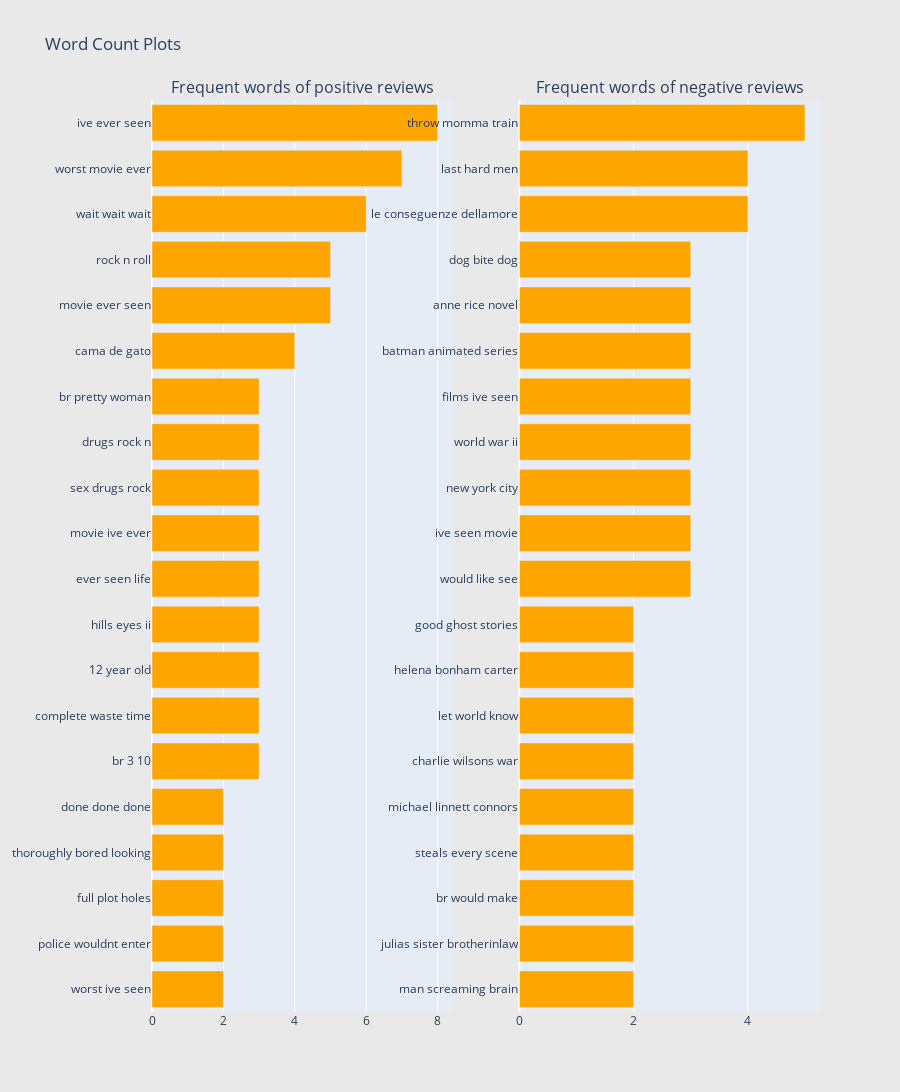

The code cell stored with this chart in its notebook:
### Code cell
#Apply Gram Analysis
train_df_zero=count_bad['review']
train_df_ones=count_good['review']
print("Tri-gram analysis")
freq_train_df_zero=create_dict(train_df_zero[:200],3)
#print(freq_train_df_zero)
trace_zero=create_new_df(freq_train_df_zero)
freq_train_df_ones=create_dict(train_df_ones[:200],3)
#print(freq_train_df_zero)
trace_ones=create_new_df(freq_train_df_ones)
plot_grams(trace_zero,trace_ones)

### Figure 1 — Plotly figure (JSON) as saved in the notebook; plotly's stock layout.template omitted (floating-point values rounded to 4 significant figures)
{"data": [{"marker": {"color": "orange"}, "orientation": "h", "showlegend": false, "type": "bar", "x": [2, 2, 2, 2, 2, 3, 3, 3, 3, 3, 3, 3, 3, 3, 4, 5, 5, 6, 7, 8], "xaxis": "x", "y": ["worst ive seen", "police wouldnt enter", "full plot holes", "thoroughly bored looking", "done done done", "br 3 10", "complete waste time", "12 year old", "hills eyes ii", "ever seen life", "movie ive ever", "sex drugs rock", "drugs rock n", "br pretty woman", "cama de gato", "movie ever seen", "rock n roll", "wait wait wait", "worst movie ever", "ive ever seen"], "yaxis": "y"}, {"marker": {"color": "orange"}, "orientation": "h", "showlegend": false, "type": "bar", "x": [2, 2, 2, 2, 2, 2, 2, 2, 2, 3, 3, 3, 3, 3, 3, 3, 3, 4, 4, 5], "xaxis": "x2", "y": ["man screaming brain", "julias sister brotherinlaw", "br would make", "steals every scene", "michael linnett connors", "charlie wilsons war", "let world know", "helena bonham carter", "good ghost stories", "would like see", "ive seen movie", "new york city", "world war ii", "films ive seen", "batman animated series", "anne rice novel", "dog bite dog", "le conseguenze dellamore", "last hard men", "throw momma train"], "yaxis": "y2"}], "layout": {"annotations": [{"font": {"size": 16}, "showarrow": false, "text": "Frequent words of positive reviews", "x": 0.225, "xanchor": "center", "xref": "paper", "y": 1, "yanchor": "bottom", "yref": "paper"}, {"font": {"size": 16}, "showarrow": false, "text": "Frequent words of negative reviews", "x": 0.775, "xanchor": "center", "xref": "paper", "y": 1, "yanchor": "bottom", "yref": "paper"}], "height": 1200, "paper_bgcolor": "rgb(233,233,233)", "title": {"text": "Word Count Plots"}, "width": 900, "xaxis": {"anchor": "y", "domain": [0, 0.45]}, "xaxis2": {"anchor": "y2", "domain": [0.55, 1]}, "yaxis": {"anchor": "x", "domain": [0, 1]}, "yaxis2": {"anchor": "x2", "domain": [0, 1]}}}
